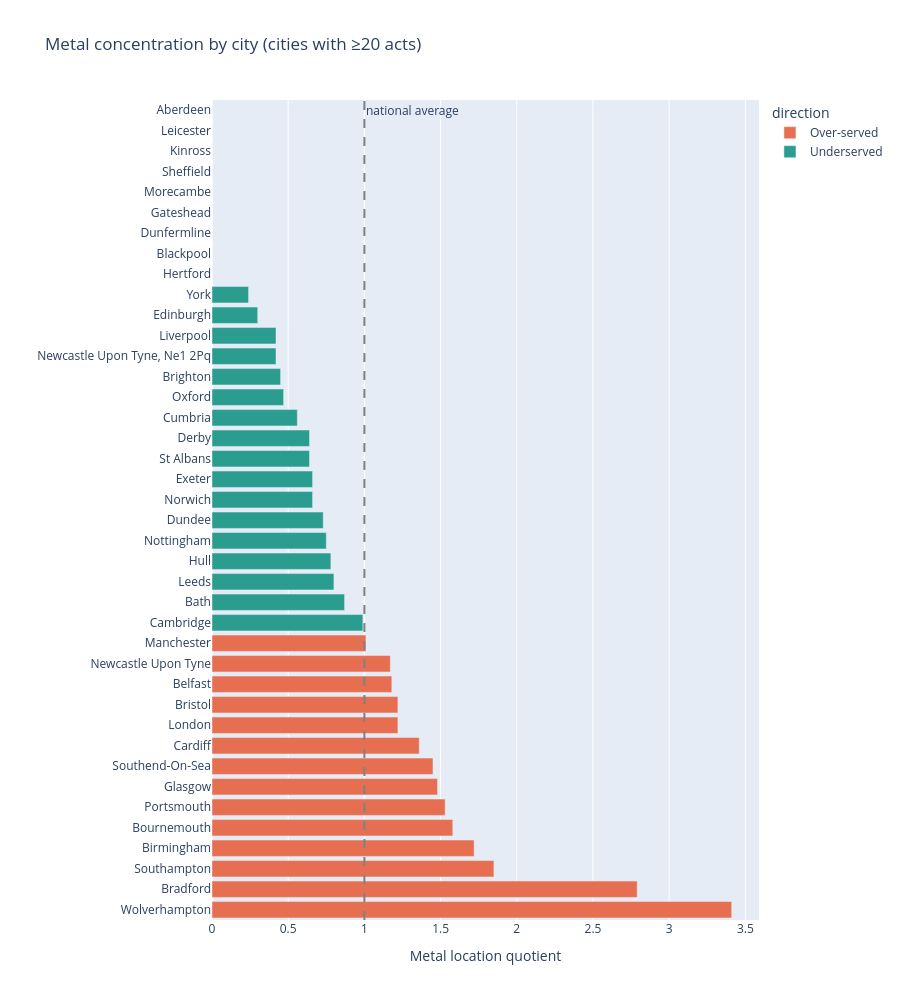

The cell this chart's notebook holds for it:
### Code cell
import plotly.express as px

def plot_lq(genre, min_acts=20):
    d = location_quotient(genre, min_acts=min_acts).reset_index()
    d["direction"] = d["lq"].apply(lambda x: "Over-served" if x > 1 else "Underserved")

    fig = px.bar(
        d.sort_values("lq", ascending=False),
        x="lq", y="city", orientation="h",
        color="direction",
        color_discrete_map={"Underserved": "#2a9d8f", "Over-served": "#e76f51"},
        hover_data={"genre_acts": True, "total_acts": True, "lq": ":.2f", "direction": False},
        labels={"lq": f"{genre} location quotient", "city": ""},
        title=f"{genre} concentration by city (cities with ≥{min_acts} acts)",
    )
    fig.add_vline(x=1, line_dash="dash", line_color="grey",
                  annotation_text="national average")
    fig.update_layout(height=max(400, 25 * len(d)), showlegend=True)
    return fig

plot_lq("Metal").show()

### Figure 1 — Plotly figure (JSON) as saved in the notebook; plotly's stock layout.template omitted (floating-point values rounded to 4 significant figures)
{"data": [{"customdata": [[11, 56, "Over-served"], [4, 25, "Over-served"], [17, 160, "Over-served"], [33, 335, "Over-served"], [5, 55, "Over-served"], [3, 34, "Over-served"], [53, 620, "Over-served"], [2, 24, "Over-served"], [9, 116, "Over-served"], [95, 1366, "Over-served"], [19, 271, "Over-served"], [15, 220, "Over-served"], [11, 163, "Over-served"], [36, 619, "Over-served"]], "hovertemplate": "Metal location quotient=%{x:.2f}<br>=%{y}<br>genre_acts=%{customdata[0]}<br>total_acts=%{customdata[1]}<extra></extra>", "legendgroup": "Over-served", "marker": {"color": "#e76f51", "pattern": {"shape": ""}}, "name": "Over-served", "orientation": "h", "showlegend": true, "textposition": "auto", "type": "bar", "x": [3.41, 2.79, 1.85, 1.72, 1.58, 1.53, 1.48, 1.45, 1.36, 1.22, 1.22, 1.18, 1.17, 1.01], "xaxis": "x", "y": ["Wolverhampton", "Bradford", "Southampton", "Birmingham", "Bournemouth", "Portsmouth", "Glasgow", "Southend-On-Sea", "Cardiff", "London", "Bristol", "Belfast", "Newcastle Upon Tyne", "Manchester"], "yaxis": "y"}, {"customdata": [[2, 35, "Underserved"], [1, 20, "Underserved"], [13, 284, "Underserved"], [1, 22, "Underserved"], [6, 141, "Underserved"], [1, 24, "Underserved"], [2, 53, "Underserved"], [1, 26, "Underserved"], [1, 27, "Underserved"], [2, 54, "Underserved"], [1, 31, "Underserved"], [2, 74, "Underserved"], [4, 152, "Underserved"], [1, 42, "Underserved"], [3, 127, "Underserved"], [2, 120, "Underserved"], [1, 74, "Underserved"], [0, 30, "Underserved"], [0, 20, "Underserved"], [0, 21, "Underserved"], [0, 21, "Underserved"], [0, 20, "Underserved"], [0, 96, "Underserved"], [0, 29, "Underserved"], [0, 36, "Underserved"], [0, 36, "Underserved"]], "hovertemplate": "Metal location quotient=%{x:.2f}<br>=%{y}<br>genre_acts=%{customdata[0]}<br>total_acts=%{customdata[1]}<extra></extra>", "legendgroup": "Underserved", "marker": {"color": "#2a9d8f", "pattern": {"shape": ""}}, "name": "Underserved", "orientation": "h", "showlegend": true, "textposition": "auto", "type": "bar", "x": [0.99, 0.87, 0.8, 0.78, 0.75, 0.73, 0.66, 0.66, 0.64, 0.64, 0.56, 0.47, 0.45, 0.42, 0.42, 0.3, 0.24, 0.0, 0.0, 0.0, 0.0, 0.0, 0.0, 0.0, 0.0, 0.0], "xaxis": "x", "y": ["Cambridge", "Bath", "Leeds", "Hull", "Nottingham", "Dundee", "Norwich", "Exeter", "St Albans", "Derby", "Cumbria", "Oxford", "Brighton", "Newcastle Upon Tyne, Ne1 2Pq", "Liverpool", "Edinburgh", "York", "Hertford", "Blackpool", "Dunfermline", "Gateshead", "Morecambe", "Sheffield", "Kinross", "Leicester", "Aberdeen"], "yaxis": "y"}], "layout": {"annotations": [{"showarrow": false, "text": "national average", "x": 1, "xanchor": "left", "xref": "x", "y": 1, "yanchor": "top", "yref": "y domain"}], "barmode": "relative", "height": 1000, "legend": {"title": {"text": "direction"}, "tracegroupgap": 0}, "shapes": [{"line": {"color": "grey", "dash": "dash"}, "type": "line", "x0": 1, "x1": 1, "xref": "x", "y0": 0, "y1": 1, "yref": "y domain"}], "showlegend": true, "title": {"text": "Metal concentration by city (cities with ≥20 acts)"}, "xaxis": {"anchor": "y", "domain": [0, 1], "title": {"text": "Metal location quotient"}}, "yaxis": {"anchor": "x", "domain": [0, 1], "title": {"text": ""}}}}
